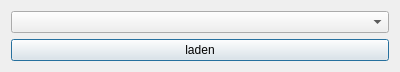
<?xml version="1.0" encoding="UTF-8"?>
<ui version="4.0">
 <class>LoadSlotDialog</class>
 <widget class="QDialog" name="LoadSlotDialog">
  <property name="geometry">
   <rect>
    <x>0</x>
    <y>0</y>
    <width>400</width>
    <height>67</height>
   </rect>
  </property>
  <property name="windowTitle">
   <string>EMM - Aus Slot-Speicher laden</string>
  </property>
  <layout class="QVBoxLayout" name="verticalLayout">
   <item>
    <widget class="QComboBox" name="slotComboBox"/>
   </item>
   <item>
    <widget class="QPushButton" name="loadButton">
     <property name="text">
      <string>laden</string>
     </property>
    </widget>
   </item>
  </layout>
 </widget>
 <resources/>
 <connections/>
</ui>
